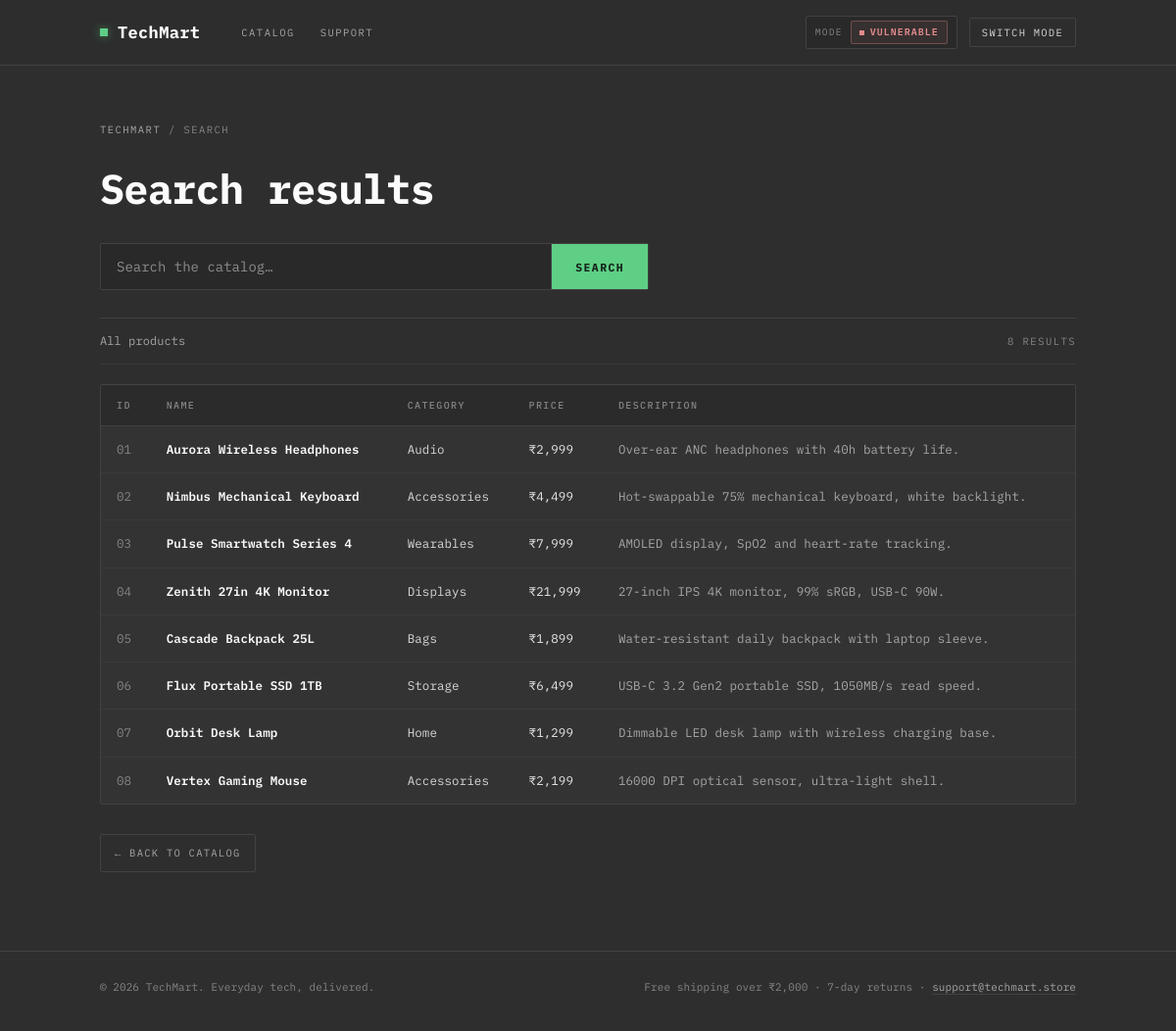
Screenshot of /search with the database file from the repository.
### tables this page shows
CREATE TABLE products (
            id INTEGER PRIMARY KEY,
            name TEXT NOT NULL,
            category TEXT NOT NULL,
            price REAL NOT NULL,
            description TEXT NOT NULL
        );

### app.py (the view, shortened to what this page needs)
@app.route("/search")
def search():
    q = request.args.get("q", "")
    db = get_db()
    error = None
    rows = []
    try:
        if STATE["mode"] == "vulnerable":
            query = (
                "SELECT id, name, category, price, description "
                "FROM products WHERE name LIKE '%" + q + "%'"
            )
            cur = db.execute(query)
            rows = cur.fetchall()
    except sqlite3.Error as e:
        error = str(e)
    return render_template(
        "results.html",
        query_text=q,
        rows=rows,
        error=error,
        mode=STATE["mode"],
    )

### app.py (called while the page is built)
def get_db():
    db = getattr(g, "_database", None)
    if db is None:
        db = g._database = sqlite3.connect(DB_PATH)
        db.row_factory = sqlite3.Row
    return db

### templates/results.html (shortened to what this page needs)
<!DOCTYPE html>
<html lang="en">
<head>
<link rel="stylesheet" href="{{ url_for('static', filename='css/style.css') }}">
</head>
<body>
  <nav class="navbar">
    <div class="wrap nav-inner">
      <a href="/" class="brand"><span class="dot"></span>TechMart</a>
      <div class="nav-links">
        <a href="/">Catalog</a>
        <a href="/#support">Support</a>
      </div>
      <div class="nav-right">
        <div class="mode-pill">
          <span class="label">mode</span>
          <span class="mode-value {{ mode }}">{{ mode.upper() }}</span>
        </div>
        <button class="toggle-btn" id="toggle-mode-btn">Switch mode</button>
      </div>
    </div>
  </nav>
  <main class="results">
    <div class="wrap">
      <div class="crumbs"><a href="/">TechMart</a> / search</div>
      <h1>Search results</h1>
      <form class="search-box" action="/search" method="get">
        <input id="q" type="text" name="q" value="{{ query_text }}" placeholder="Search the catalog…" autocomplete="off">
        <button type="submit">Search</button>
      </form>
      <div class="results-bar">
        <span class="results-for">
          {% if query_text %}
            Results for <strong>“{{ query_text }}”</strong>
          {% else %}
            All products
          {% endif %}
        </span>
        <span class="result-count">{{ rows|length }} result{% if rows|length != 1 %}s{% endif %}</span>
      </div>
      {% if error %}
        <div class="error-box">
          <span class="err-label">Something went wrong</span>{{ error }}
        </div>
      {% else %}
        <div class="table-wrap">
          <table class="result-table">
            <thead>
              <tr>
                <th>ID</th>
                <th>Name</th>
                <th>Category</th>
                <th>Price</th>
                <th>Description</th>
              </tr>
            </thead>
            <tbody>
              {% for r in rows %}
                <tr>
                  <td class="cell-id">{{ "%02d"|format(r['id']) }}</td>
                  <td class="cell-name">{{ r['name'] }}</td>
                  <td>{{ r['category'] }}</td>
                  <td class="cell-price"><span class="cur">₹</span>{{ "{:,}".format(r['price']|int) }}</td>
                  <td class="cell-desc">{{ r['description'] }}</td>
                </tr>
              {% endfor %}
            </tbody>
          </table>
        </div>
      {% endif %}
      <a class="back-link" href="/">&larr; Back to catalog</a>
    </div>
  </main>
  <footer class="site-footer" id="support">
    <div class="wrap">
      <span>© 2026 TechMart. Everyday tech, delivered.</span>
      <span>Free shipping over ₹2,000 · 7-day returns · <a href="mailto:support@techmart.store">support@techmart.store</a></span>
    </div>
  </footer>
</body>
</html>

### rows the page displays
products: id "01", name "Aurora Wireless Headphones", category "Audio", price "2,999", description "Over-ear ANC headphones with 40h battery life."
products: id "02", name "Nimbus Mechanical Keyboard", category "Accessories", price "4,499", description "Hot-swappable 75% mechanical keyboard, white backlight."
products: id "03", name "Pulse Smartwatch Series 4", category "Wearables", price "7,999", description "AMOLED display, SpO2 and heart-rate tracking."
products: id "04", name "Zenith 27in 4K Monitor", category "Displays", price "21,999", description "27-inch IPS 4K monitor, 99% sRGB, USB-C 90W."
products: id "05", name "Cascade Backpack 25L", category "Bags", price "1,899", description "Water-resistant daily backpack with laptop sleeve."
products: id "06", name "Flux Portable SSD 1TB", category "Storage", price "6,499", description "USB-C 3.2 Gen2 portable SSD, 1050MB/s read speed."
products: id "07", name "Orbit Desk Lamp", category "Home", price "1,299", description "Dimmable LED desk lamp with wireless charging base."
products: id "08", name "Vertex Gaming Mouse", category "Accessories", price "2,199", description "16000 DPI optical sensor, ultra-light shell."

### other values shown
{{ mode.upper() }} "VULNERABLE"
{{ rows|length }} "8"
